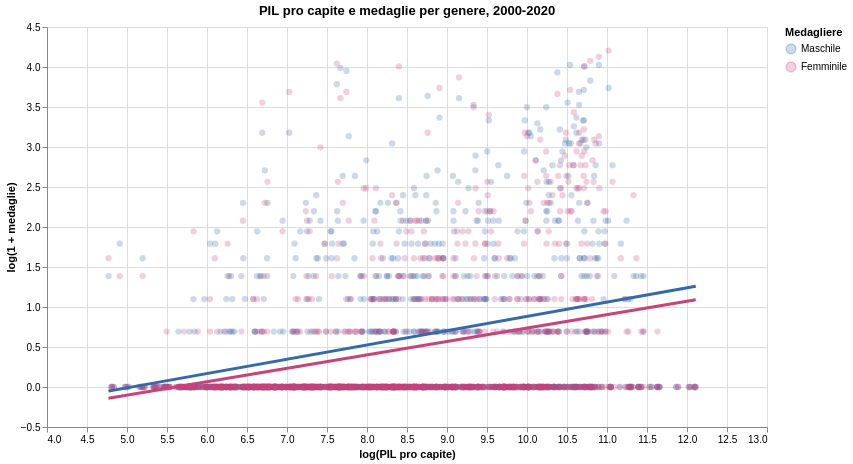

Notebook cell for this chart:
### Code cell
recente = panel.loc[panel["year"] >= 2000]

scatter_data = (
    recente[["year", "paese", "log_PIL_Pro_Capite", "medaglie_m", "medaglie_f"]]
    .melt(id_vars=["year", "paese", "log_PIL_Pro_Capite"],
          value_vars=["medaglie_m", "medaglie_f"], var_name="genere", value_name="medaglie")
    .dropna(subset=["log_PIL_Pro_Capite"])
)
scatter_data["genere"] = scatter_data["genere"].map({"medaglie_m": "Maschile", "medaglie_f": "Femminile"})
scatter_data["log_medaglie"] = np.log1p(scatter_data["medaglie"])

base = alt.Chart(scatter_data)
punti_scatter = base.mark_circle(opacity=0.25, size=40).encode(
    x=alt.X("log_PIL_Pro_Capite:Q", title="log(PIL pro capite)", scale=alt.Scale(zero=False)),
    y=alt.Y("log_medaglie:Q", title="log(1 + medaglie)"),
    color=alt.Color("genere:N", title="Medagliere", scale=SCALA_GENERE),
    tooltip=[
        alt.Tooltip("paese:N", title="Paese"),
        alt.Tooltip("year:O", title="Anno"),
        alt.Tooltip("genere:N", title="Genere"),
        alt.Tooltip("medaglie:Q", title="Medaglie", format=",.0f"),
    ],
)
rette = (
    base.transform_regression("log_PIL_Pro_Capite", "log_medaglie", groupby=["genere"])
    .mark_line(strokeWidth=3)
    .encode(x="log_PIL_Pro_Capite:Q", y="log_medaglie:Q",
            color=alt.Color("genere:N", scale=SCALA_GENERE))
)

grafico_pil = (punti_scatter + rette).properties(
    width=720, height=400,
    title="PIL pro capite e medaglie per genere, 2000-2020",
).interactive()
grafico_pil

### Figure 1 — Vega-Lite specification as saved in the notebook (floating-point values rounded to 4 significant figures; data arrays with more than 128 entries replaced by an {"elided": "..."} marker saying what was removed)
{"config": {"view": {"continuousWidth": 300, "continuousHeight": 300}}, "layer": [{"mark": {"type": "circle", "opacity": 0.25, "size": 40}, "encoding": {"color": {"field": "genere", "scale": {"domain": ["Maschile", "Femminile"], "range": ["#3569a8", "#c7437a"]}, "title": "Medagliere", "type": "nominal"}, "tooltip": [{"field": "paese", "title": "Paese", "type": "nominal"}, {"field": "year", "title": "Anno", "type": "ordinal"}, {"field": "genere", "title": "Genere", "type": "nominal"}, {"field": "medaglie", "format": ",.0f", "title": "Medaglie", "type": "quantitative"}], "x": {"field": "log_PIL_Pro_Capite", "scale": {"zero": false}, "title": "log(PIL pro capite)", "type": "quantitative"}, "y": {"field": "log_medaglie", "title": "log(1 + medaglie)", "type": "quantitative"}}, "name": "view_3cf1156681362c7d_0"}, {"mark": {"type": "line", "strokeWidth": 3}, "encoding": {"color": {"field": "genere", "scale": {"domain": ["Maschile", "Femminile"], "range": ["#3569a8", "#c7437a"]}, "type": "nominal"}, "x": {"field": "log_PIL_Pro_Capite", "type": "quantitative"}, "y": {"field": "log_medaglie", "type": "quantitative"}}, "transform": [{"on": "log_PIL_Pro_Capite", "regression": "log_medaglie", "groupby": ["genere"]}]}], "data": {"name": "data-02305277c94981a8730bdb7506727b6a"}, "height": 400, "params": [{"name": "param_1e9efca18e7a2868", "select": {"type": "interval", "encodings": ["x", "y"]}, "bind": "scales", "views": ["view_3cf1156681362c7d_0"]}], "title": "PIL pro capite e medaglie per genere, 2000-2020", "width": 720, "$schema": "https://vega.github.io/schema/vega-lite/v6.4.1.json", "datasets": {"data-02305277c94981a8730bdb7506727b6a": {"elided": "2436 records"}}}
